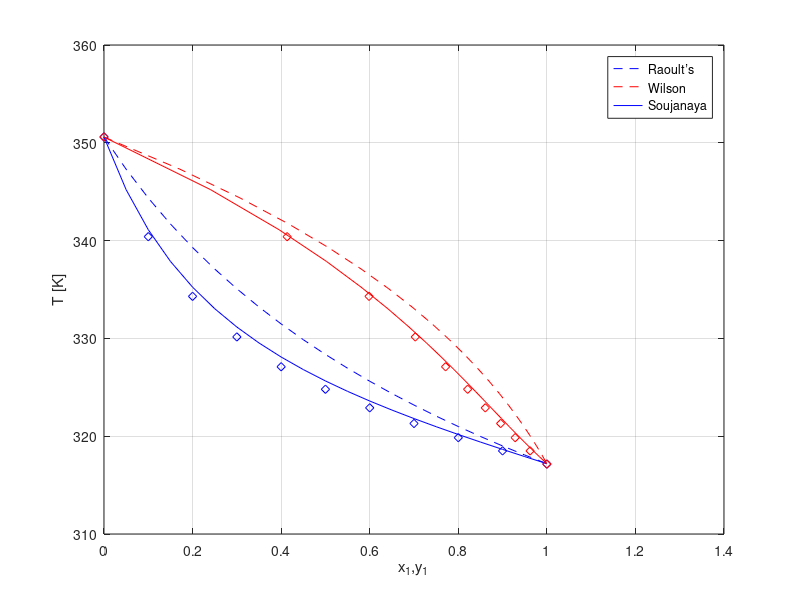

Write the MATLAB code that produced this figure.

clc; clear;
P = 42.66; %kPa
P_bar = 0.4266;

R = 8.314;

%%
x1 = 0:0.05:1;
x2 = 1 - x1;

T_init = 350;
epsilon = 0.0001;

A_met = 11.9673; B_met = 3626.55; C_met = -34.29;
A_water = 11.6834; B_water = 3816.44; C_water = -46.13;




%% Raoult Law
for i = 1:numel(x1)
    y_tot_R(i) = 2;
    T_R(i) = T_init;
    j=1;
    while abs(y_tot_R(i)-1) > epsilon
            
            while j==1
            P1_sat_R(i) = exp(A_met - B_met/(T_R(i) + C_met));
            P2_sat_R(i) = exp(A_water - B_water/(T_R(i) + C_water));

            K1_R(i) = P1_sat_R(i)/P_bar;
            K2_R(i) = P2_sat_R(i)/P_bar;
            
            y_tot_R(i) = K1_R(i) * x1(i) + K2_R(i) * x2(i);
            j = j+1;
            end
            
        
        if y_tot_R(i) > 1
            T_R(i) = 0.9999 * T_R(i);
            
            P1_sat_R(i) = exp(A_met - B_met/(T_R(i) + C_met));
            P2_sat_R(i) = exp(A_water - B_water/(T_R(i) + C_water));

            K1_R(i) = P1_sat_R(i)/P_bar;
            K2_R(i) = P2_sat_R(i)/P_bar;
            
            y_tot_R(i) = K1_R(i) * x1(i) + K2_R(i) * x2(i);
            
        end
        
        if y_tot_R(i) < 1
            T_R(i) = 1.0001 * T_R(i);
            
            P1_sat_R(i) = exp(A_met - B_met/(T_R(i) + C_met));
            P2_sat_R(i) = exp(A_water - B_water/(T_R(i) + C_water));

            K1_R(i) = P1_sat_R(i)/P_bar;
            K2_R(i) = P2_sat_R(i)/P_bar;
            
            y_tot_R(i) = K1_R(i) * x1(i) + K2_R(i) * x2(i);
            
        end
        

    end
    y1_R(i) = K1_R(i) * x1(i);
    
end

plot(x1,T_R,'--b',y1_R,T_R,'--r'); hold on;

%% Wilson

% Using values given for lamdba

%lambda_12 = -1.4636e+03 and lambda_21 = 2.8397e+03;

l_12 = -1.4636e+03; l_21 = 2.8397e+03;
v1 = 41.489; v2 = 18.156;



for k = 1:numel(x1)
    y_tot_W(k) = 2;
    T_W(k) = T_init;
    q=1;
    while abs(y_tot_W(k)-1) > epsilon
            
            while q==1
            L_12(k) = (v2/v1) * exp(-l_12/(R*T_W(k)));
            L_21(k) = (v1/v2) * exp(-l_21/(R*T_W(k)));
            Omega(k) = (L_12(k)/(x1(k)+x2(k)*L_12(k))) - (L_21(k)/(x2(k)+x1(k)*L_21(k)));
            
            gamma_1(k) = exp(-log(x1(k) + x2(k)*L_12(k)) + x2(k)*Omega(k));
            gamma_2(k) = exp(-log(x2(k) + x1(k)*L_21(k)) - x1(k)*Omega(k));
            
            P1_sat_W(k) = exp(A_met - B_met/(T_W(k) + C_met));
            P2_sat_W(k) = exp(A_water - B_water/(T_W(k) + C_water));

            K1_W(k) = P1_sat_W(k)*gamma_1(k)/P_bar;
            K2_W(k) = P2_sat_W(k)*gamma_2(k)/P_bar;
            
            y_tot_W(k) = K1_W(k) * x1(k) + K2_W(k) * x2(k);
            q = q+1;
            end
            
        
        if y_tot_W(k) > 1
            T_W(k) = 0.9999 * T_W(k);
            
            L_12(k) = (v2/v1) * exp(-l_12/(R*T_W(k)));
            L_21(k) = (v1/v2) * exp(-l_21/(R*T_W(k)));
            Omega(k) = (L_12(k)/(x1(k)+x2(k)*L_12(k))) - (L_21(k)/(x2(k)+x1(k)*L_21(k)));
            
            gamma_1(k) = exp(-log(x1(k) + x2(k)*L_12(k)) + x2(k)*Omega(k));
            gamma_2(k) = exp(-log(x2(k) + x1(k)*L_21(k)) - x1(k)*Omega(k));
            
            P1_sat_W(k) = exp(A_met - B_met/(T_W(k) + C_met));
            P2_sat_W(k) = exp(A_water - B_water/(T_W(k) + C_water));

            K1_W(k) = P1_sat_W(k)*gamma_1(k)/P_bar;
            K2_W(k) = P2_sat_W(k)*gamma_2(k)/P_bar;
            
            y_tot_W(k) = K1_W(k) * x1(k) + K2_W(k) * x2(k);
            
        end
        
        if y_tot_W(k) < 1
            T_W(k) = 1.0001 * T_W(k);
            
            L_12(k) = (v2/v1) * exp(-l_12/(R*T_W(k)));
            L_21(k) = (v1/v2) * exp(-l_21/(R*T_W(k)));
            Omega(k) = (L_12(k)/(x1(k)+x2(k)*L_12(k))) - (L_21(k)/(x2(k)+x1(k)*L_21(k)));
            
            gamma_1(k) = exp(-log(x1(k) + x2(k)*L_12(k)) + x2(k)*Omega(k));
            gamma_2(k) = exp(-log(x2(k) + x1(k)*L_21(k)) - x1(k)*Omega(k));
            
            P1_sat_W(k) = exp(A_met - B_met/(T_W(k) + C_met));
            P2_sat_W(k) = exp(A_water - B_water/(T_W(k) + C_water));

            K1_W(k) = P1_sat_W(k)*gamma_1(k)/P_bar;
            K2_W(k) = P2_sat_W(k)*gamma_2(k)/P_bar;
            
            y_tot_W(k) = K1_W(k) * x1(k) + K2_W(k) * x2(k);
            
        end
        

    end
    y1_W(k) = K1_W(k) * x1(k);
    
end

plot(x1,T_W,'-b',y1_W,T_W,'-r'); hold on; grid on;

%% Soujanaya et al (2010)

x1_S = 0:0.1:1;
y1_S = [0 0.41357 0.598483 0.702982 0.77136 0.821163 0.861004 0.89567 0.928488 0.962243 1];
T_S = [350.6 340.4 334.3 330.15 327.1 324.8 322.9 321.3 319.85 318.5 317.15];

plot(x1_S,T_S,'db',y1_S,T_S,'dr');hold on;

xlabel('x_1,y_1');
ylabel('T [K]');

legend('Raoult’s','Wilson','Soujanaya');

